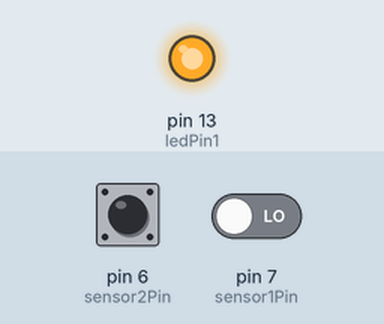
The sketch below on a simulated Arduino Uno, built with avr-gcc and run on an emulated ATmega328P. Parts: output pins drawn as LEDs (lit = HIGH). Inputs (shaded band) come from the test bench; at power-on: pin 6 (sensor2Pin) LOW, pin 7 (sensor1Pin) LOW. What the sketch prints to the serial monitor is not drawn.

Above: at 1.2 s.
1.3 s: pin 6 (sensor2Pin) driven HIGH and pin 7 (sensor1Pin) driven HIGH
3.2 s: pin 6 (sensor2Pin) pulsed LOW 2 times (0.12 s each, 0.3 s apart)
Timing chart, 0 to 6.2 s (numbered marks = the images above; inputs shaded):
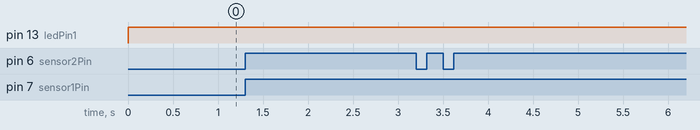

Measured:
- after the input at 1.3 s, every drawn part: stays the same
- after the input at 3.2 s, every drawn part: stays the same

The sketch:

WorkingCodeTime.ino
```cpp
// Define pin connections
const int ledPin1 = 13;  // LED pin 1
const int ledPin2 = 13;  // LED pin 2 // orginally 12
const int sensor1Pin = 7;  // Sensor 1 pin
const int sensor2Pin = 6;  // Sensor 2 pin

unsigned long startTime = 0;  // Start time of timer
bool timerStarted = false;  // Flag to track if timer has started

void setup() {
  // Initialize pins as output/input
  pinMode(ledPin1, OUTPUT);
  pinMode(ledPin2, OUTPUT);
  pinMode(sensor1Pin, INPUT);
  pinMode(sensor2Pin, INPUT);

  // Start serial monitor
  Serial.begin(9600);
}

void loop() {
  // Make LED glow forever
  digitalWrite(ledPin1, HIGH);
  digitalWrite(ledPin2, HIGH);

  // Check sensor 1
  if (digitalRead(sensor1Pin) == HIGH)
  {  // Adjusted logic
    // Start timer if sensor 1 detects LED glow
    if (!timerStarted)
    {
      startTime = millis();
      timerStarted = true;
    }
  }
  // else if (digitalRead(sensor1Pin) == LOW && timerStarted == false)
  // {
  //   // Reset timer if sensor 1 does not detect LED glow
  //   timerStarted = false;
  // }

  // Check sensor 2
  if (digitalRead(sensor2Pin) == HIGH)
  {  // Adjusted logic
    // End timer if sensor 2 detects LED glow
    if (timerStarted)
    {
      unsigned long endTime = millis();
      unsigned long elapsedTime = endTime - startTime;
      // if (elapsedTime != 0)
      // {
      // Calculate and print time
      Serial.print("Time taken: ");
      Serial.print(elapsedTime);
      Serial.println(" milliseconds");
      // }
      timerStarted = false;

    }
  }
}
```
